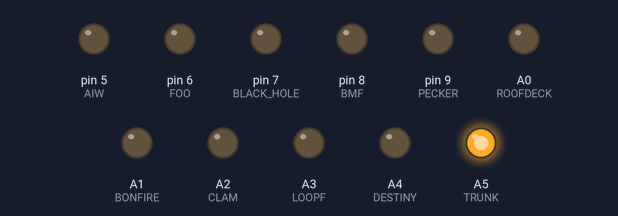
Simulated run of this sketch. Board: Arduino Uno, built with avr-gcc and run on an emulated ATmega328P. On the bench: output pins drawn as LEDs (lit = HIGH).

Above: at 0.04 s.
At 0.31 s:
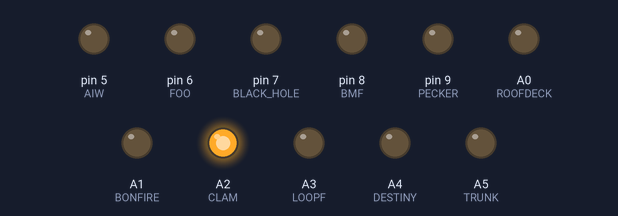
At 0.68 s:
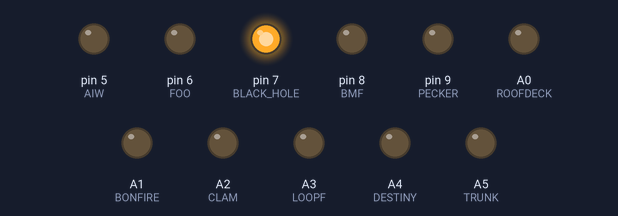
At 1.41 s:
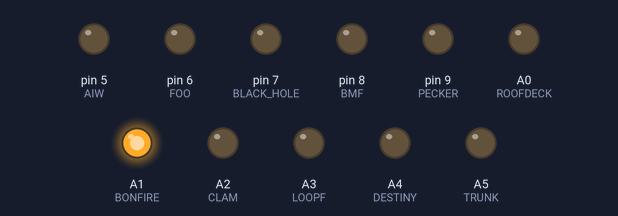
At 2.14 s:
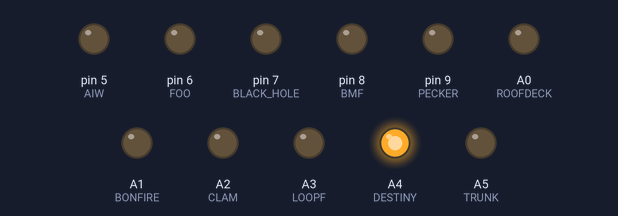
At 2.86 s:
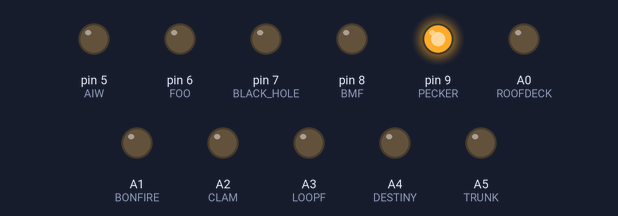
Timing chart, 0 to 3.2 s (numbered marks = the images above):
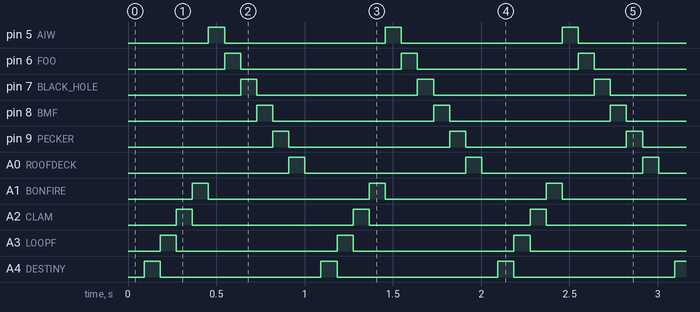

Measured:
- by itself, pin 5 (AIW), pin 6 (FOO), pin 7 (BLACK_HOLE), pin 8 (BMF), pin 9 (PECKER), A0 (ROOFDECK), A1 (BONFIRE), A2 (CLAM), A3 (LOOPF), A4 (DESTINY), A5 (TRUNK): alternates HIGH for 0.09 s and LOW for 0.91 s
- by itself, everything shown: repeats every 1.0 s, in 11 steps

The sketch:

tests.ino
```cpp
#define BUTTON 4

const int TRUNK = A5;
const int DESTINY = A4;
const int LOOPF = A3;
const int CLAM = A2;
const int BONFIRE = A1;
const int ROOFDECK = A0;

const int AIW = 5;
const int FOO = 6;
const int BLACK_HOLE = 7;
const int BMF = 8;
const int PECKER = 9;

void setup() {
  Serial.begin(9600);
  pinMode(BUTTON, INPUT_PULLUP);
  pinMode(TRUNK, OUTPUT);
  pinMode(DESTINY, OUTPUT);
  pinMode(LOOPF, OUTPUT);
  pinMode(CLAM, OUTPUT);
  pinMode(BONFIRE, OUTPUT);
  pinMode(AIW, OUTPUT);
  pinMode(FOO, OUTPUT);
  pinMode(BLACK_HOLE, OUTPUT);
  pinMode(BMF, OUTPUT);
  pinMode(PECKER, OUTPUT);
  pinMode(ROOFDECK, OUTPUT);
}

/*
ROOFDECK
PECKER
BMF
BLACK_HOLE
FOO
AIW
BONFIRE
CLAM
LOOPF
DESTINY
TRUNK
*/
void writeLights(int lights) {
  digitalWrite(ROOFDECK, (lights & 1024) != 0 ? HIGH : LOW);
  digitalWrite(PECKER, (lights & 512) != 0 ? HIGH : LOW);
  digitalWrite(BMF, (lights & 256) != 0 ? HIGH : LOW);
  digitalWrite(BLACK_HOLE, (lights & 128) != 0 ? HIGH : LOW);
  digitalWrite(FOO, (lights & 64) != 0 ? HIGH : LOW);
  digitalWrite(AIW, (lights & 32) != 0 ? HIGH : LOW);
  digitalWrite(BONFIRE, (lights & 16) != 0 ? HIGH : LOW);
  digitalWrite(CLAM, (lights & 8) != 0 ? HIGH : LOW);
  digitalWrite(LOOPF, (lights & 4) != 0 ? HIGH : LOW);
  digitalWrite(DESTINY, (lights & 2) != 0 ? HIGH : LOW);
  digitalWrite(TRUNK, (lights & 1) != 0 ? HIGH : LOW);
}

int lastReading = LOW;
bool buttonPressed() {
  int reading = digitalRead(BUTTON);
  bool pressed = lastReading == LOW && reading == HIGH;
  lastReading = reading;
  return pressed;
}

int FLOOR_STATES = 0;
int OWN_PLACE_VALUE = 512;
int OWN_LED_STATE = 0;
void updateState(int update) {
  FLOOR_STATES = update | (OWN_LED_STATE != 0 ? OWN_PLACE_VALUE : 0);
}

void loop() {
  if(FLOOR_STATES == 0) {
    FLOOR_STATES = 1;
  } else {
    FLOOR_STATES *= 2;
    if(FLOOR_STATES > 1024) FLOOR_STATES = 1;
  }
  writeLights(FLOOR_STATES);
  delay(91);
}
```
